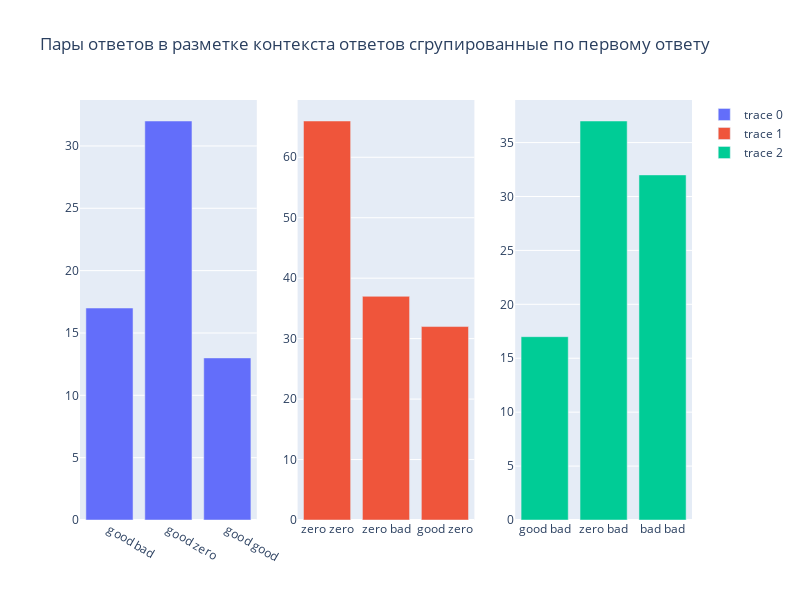

The notebook cell this image was saved under:
### Code cell
from plotly.subplots import make_subplots
import plotly.graph_objects as go

fig = make_subplots(rows=1, cols=3)


answers = ["good", "zero", "bad"]

for i, ans in enumerate(answers):
    
    cnt = df_context[df_context["pair_of_answers"].apply(lambda x: ans in x)]
    
    
    fig.add_trace(
         go.Bar(
                 y=cnt["cnt"],
                 x=cnt["pair_of_answers"], 
                 ),
        row=1, col=1 + i%3
    )

fig.update_layout(height=600, width=800, title="Пары ответов в разметке контекста ответов сгрупированные по первому ответу")
fig.show()

### Figure 1 — Plotly figure (JSON) as saved in the notebook; plotly's stock layout.template omitted (floating-point values rounded to 4 significant figures)
{"data": [{"type": "bar", "x": ["good bad", "good zero", "good good"], "xaxis": "x", "y": [17, 32, 13], "yaxis": "y"}, {"type": "bar", "x": ["zero zero", "zero bad", "good zero"], "xaxis": "x2", "y": [66, 37, 32], "yaxis": "y2"}, {"type": "bar", "x": ["good bad", "zero bad", "bad bad"], "xaxis": "x3", "y": [17, 37, 32], "yaxis": "y3"}], "layout": {"height": 600, "title": {"text": "Пары ответов в разметке контекста ответов сгрупированные по первому ответу"}, "width": 800, "xaxis": {"anchor": "y", "domain": [0, 0.2889]}, "xaxis2": {"anchor": "y2", "domain": [0.3556, 0.6444]}, "xaxis3": {"anchor": "y3", "domain": [0.7111, 1]}, "yaxis": {"anchor": "x", "domain": [0, 1]}, "yaxis2": {"anchor": "x2", "domain": [0, 1]}, "yaxis3": {"anchor": "x3", "domain": [0, 1]}}}
